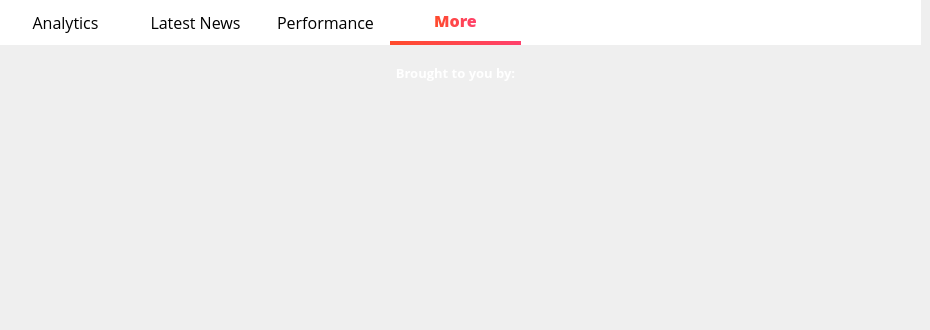
      <widget class="QWidget" name="more">
       <widget class="QWidget" name="widget_28" native="true">
        <property name="geometry">
         <rect>
          <x>0</x>
          <y>0</y>
          <width>921</width>
          <height>45</height>
         </rect>
        </property>
        <property name="styleSheet">
         <string notr="true">QWidget{
background-color: rgb(255, 255, 255);
}
QPushButton {
    border: none;
    padding: 5px 10px;
    font-size: 16px;
    font-weight: normal;
    color: black;
}

QPushButton:checked {
    border-bottom: 4px solid qlineargradient(x1:0, y1:0, x2:1, y2:0, stop:0 #FF4B2B, stop:1 #FF416C);
    border-right: none;
    border-top: none;
    color: qlineargradient(x1:0, y1:0, x2:1, y2:0, stop:0 #FF4B2B, stop:1 #FF416C);
    font-weight: 700;
}

QPushButton:hover {
    background-color: qlineargradient(x1:0, y1:0, x2:1, y2:0, stop:0 #f2f2f2, stop:1 #e6e6e6);
}</string>
        </property>
        <widget class="QPushButton" name="pushButton_124">
         <property name="geometry">
          <rect>
           <x>0</x>
           <y>0</y>
           <width>131</width>
           <height>45</height>
          </rect>
         </property>
         <property name="font">
          <font>
           <family>Open Sans</family>
           <pointsize>-1</pointsize>
           <weight>50</weight>
           <bold>false</bold>
          </font>
         </property>
         <property name="cursor">
          <cursorShape>PointingHandCursor</cursorShape>
         </property>
         <property name="styleSheet">
          <string notr="true"/>
         </property>
         <property name="text">
          <string>Analytics</string>
         </property>
        </widget>
        <widget class="QPushButton" name="pushButton_125">
         <property name="geometry">
          <rect>
           <x>130</x>
           <y>0</y>
           <width>131</width>
           <height>45</height>
          </rect>
         </property>
         <property name="font">
          <font>
           <family>Open Sans</family>
           <pointsize>-1</pointsize>
           <weight>50</weight>
           <bold>false</bold>
          </font>
         </property>
         <property name="cursor">
          <cursorShape>PointingHandCursor</cursorShape>
         </property>
         <property name="styleSheet">
          <string notr="true"/>
         </property>
         <property name="text">
          <string>Latest News</string>
         </property>
        </widget>
        <widget class="QPushButton" name="pushButton_126">
         <property name="geometry">
          <rect>
           <x>260</x>
           <y>0</y>
           <width>131</width>
           <height>45</height>
          </rect>
         </property>
         <property name="font">
          <font>
           <family>Open Sans</family>
           <pointsize>-1</pointsize>
           <weight>50</weight>
           <bold>false</bold>
          </font>
         </property>
         <property name="cursor">
          <cursorShape>PointingHandCursor</cursorShape>
         </property>
         <property name="styleSheet">
          <string notr="true"/>
         </property>
         <property name="text">
          <string>Performance</string>
         </property>
        </widget>
        <widget class="QPushButton" name="pushButton_127">
         <property name="enabled">
          <bool>false</bool>
         </property>
         <property name="geometry">
          <rect>
           <x>390</x>
           <y>0</y>
           <width>131</width>
           <height>45</height>
          </rect>
         </property>
         <property name="font">
          <font>
           <family>Open Sans</family>
           <pointsize>-1</pointsize>
           <weight>50</weight>
           <bold>false</bold>
          </font>
         </property>
         <property name="styleSheet">
          <string notr="true"/>
         </property>
         <property name="text">
          <string>More</string>
         </property>
         <property name="checkable">
          <bool>true</bool>
         </property>
         <property name="checked">
          <bool>true</bool>
         </property>
        </widget>
       </widget>
       <widget class="QLabel" name="label_117">
        <property name="geometry">
         <rect>
          <x>217</x>
          <y>140</y>
          <width>161</width>
          <height>181</height>
         </rect>
        </property>
        <property name="styleSheet">
         <string notr="true">background-color:transparent;</string>
        </property>
        <property name="text">
         <string/>
        </property>
        <property name="pixmap">
         <pixmap resource="assets.qrc">:/assets/images/bal.png</pixmap>
        </property>
       </widget>
       <widget class="QLabel" name="label_118">
        <property name="geometry">
         <rect>
          <x>457</x>
          <y>160</y>
          <width>291</width>
          <height>131</height>
         </rect>
        </property>
        <property name="styleSheet">
         <string notr="true">background-color:transparent;</string>
        </property>
        <property name="text">
         <string/>
        </property>
        <property name="pixmap">
         <pixmap resource="assets.qrc">:/assets/images/esprit.png</pixmap>
        </property>
        <property name="scaledContents">
         <bool>true</bool>
        </property>
       </widget>
       <widget class="QLabel" name="label_119">
        <property name="geometry">
         <rect>
          <x>0</x>
          <y>60</y>
          <width>911</width>
          <height>25</height>
         </rect>
        </property>
        <property name="sizePolicy">
         <sizepolicy hsizetype="Minimum" vsizetype="Minimum">
          <horstretch>0</horstretch>
          <verstretch>0</verstretch>
         </sizepolicy>
        </property>
        <property name="minimumSize">
         <size>
          <width>50</width>
          <height>25</height>
         </size>
        </property>
        <property name="font">
         <font>
          <family>Open Sans</family>
          <pointsize>10</pointsize>
          <weight>75</weight>
          <bold>true</bold>
         </font>
        </property>
        <property name="styleSheet">
         <string notr="true">background-color: transparent;
color: white;</string>
        </property>
        <property name="text">
         <string>Brought to you by:</string>
        </property>
        <property name="alignment">
         <set>Qt::AlignCenter</set>
        </property>
       </widget>
      </widget>
